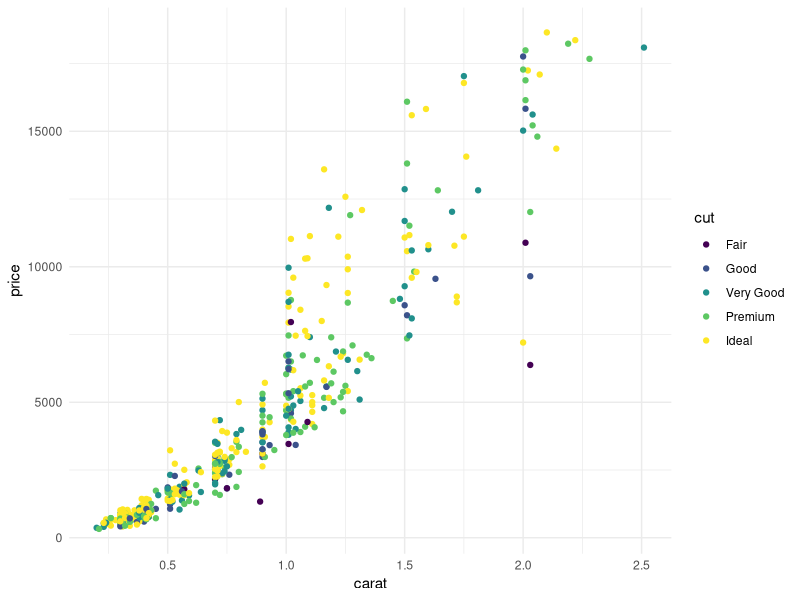

Recreate this plot in R.
## ---- chunk 1
knitr::opts_chunk$set(message = FALSE,
                      warning = FALSE, 
                      collapse = TRUE,
                      comment = "#>")
## ---- chunk 2
knitr::opts_chunk$set(message = FALSE)
## ---- chunk 3
library(dplyr)
library(ggplot2)

diamonds %>% 
  slice_sample(n = 500) %>%
  ggplot() + 
  geom_point(aes(carat, price, color = cut)) + 
  theme_minimal()
## ---- chunk 4
knitr::kable(head(iris), caption = "my table")
